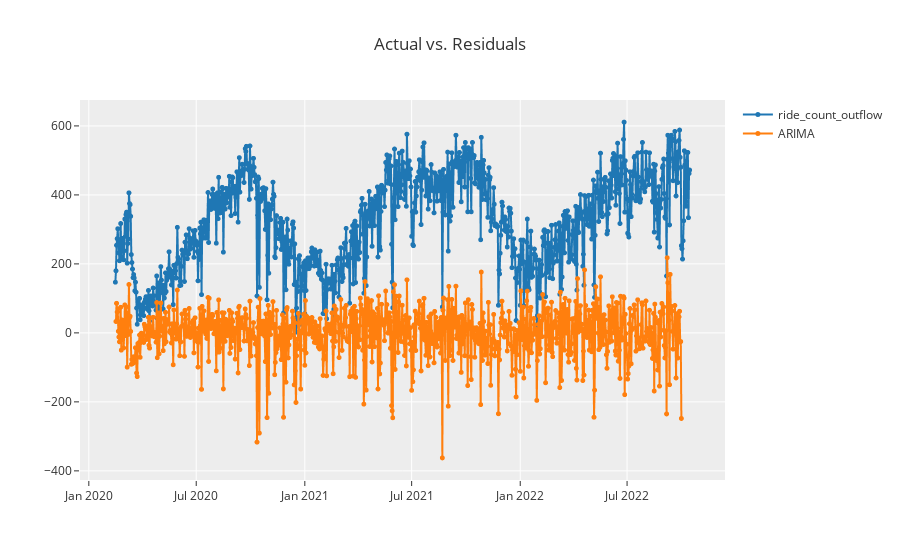

Notebook source saved alongside this figure:
### Code cell
plot_model(t_arima, plot = 'residuals')

### Figure 1 — Plotly figure (JSON) as saved in the notebook; plotly's stock layout.template omitted (floating-point values rounded to 4 significant figures; data arrays with more than 128 entries replaced by an {"elided": "..."} marker saying what was removed)
{"data": [{"line": {"color": "rgb(31, 119, 180)", "width": 2}, "marker": {"color": "rgb(31, 119, 180)", "size": 5}, "mode": "lines+markers", "name": "ride_count_outflow", "type": "scattergl", "x": {"elided": "974 str values"}, "xaxis": "x", "y": {"elided": "974 int values"}, "yaxis": "y"}, {"line": {"color": "rgb(255, 127, 14)", "width": 2}, "marker": {"color": "rgb(255, 127, 14)", "size": 5}, "mode": "lines+markers", "name": "ARIMA", "type": "scattergl", "x": {"elided": "974 str values"}, "xaxis": "x", "y": {"elided": "974 float values"}, "yaxis": "y"}], "layout": {"showlegend": true, "title": {"text": "Actual vs. Residuals"}, "xaxis": {"anchor": "y", "domain": [0, 1]}, "yaxis": {"anchor": "x", "domain": [0, 1]}}}
